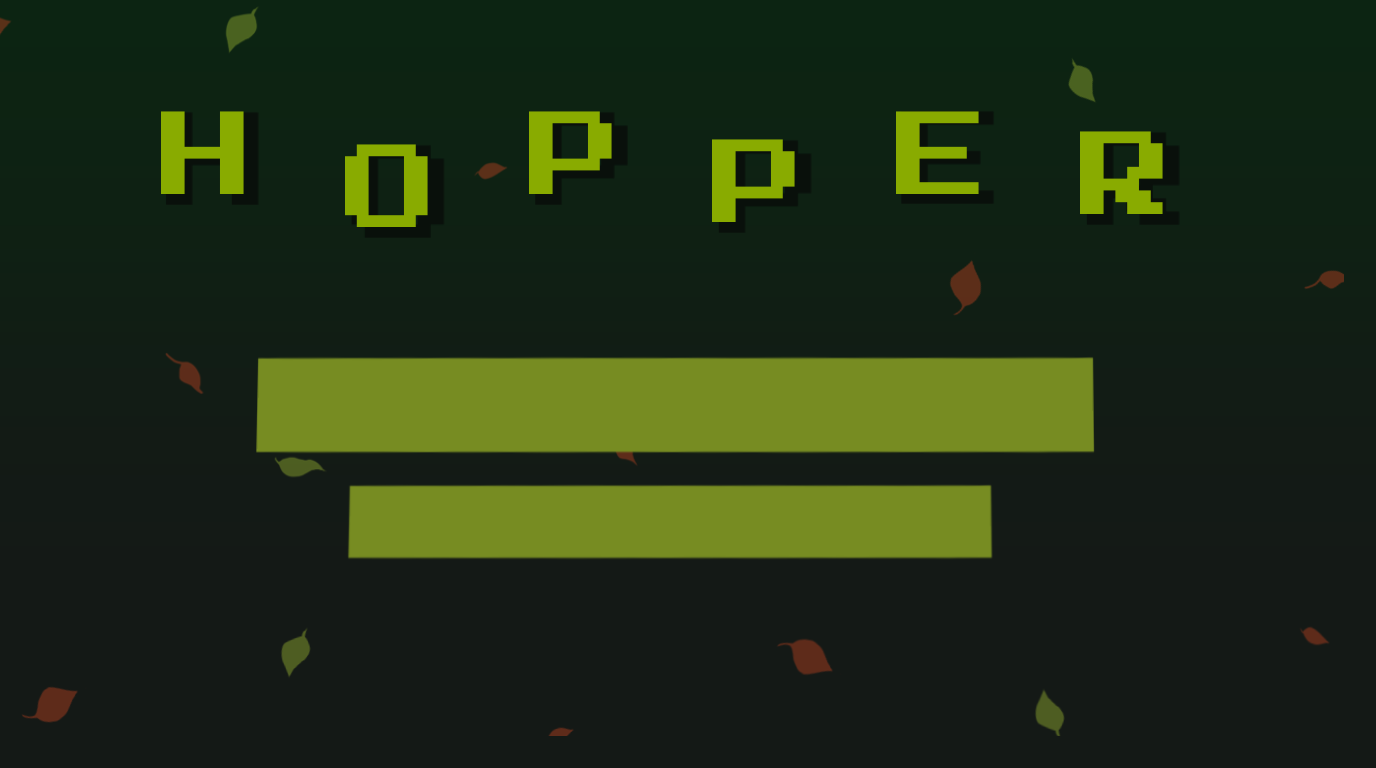

This is a level from a 2D game, rendered from its Tiled map with the project's own tilesets. A one-line summary and the complete map file follow:
An orthogonal 43x24 tile map with 32x32 px tiles, 1 tile layer (Tile Layer 1) and 1 object (Button).

<map version="1.5" tiledversion="1.7.2" orientation="orthogonal" renderorder="right-down" width="43" height="24" tilewidth="32" tileheight="32" infinite="0" nextlayerid="3" nextobjectid="2">
 <tileset firstgid="1" name="mainmenu" tilewidth="32" tileheight="32" tilecount="966" columns="42">
  <image source="mainmenu.png" width="1362" height="760" />
 </tileset>
 <layer id="1" name="Tile Layer 1" width="43" height="24">
  <data encoding="csv">
1,2,3,4,5,6,7,8,9,10,11,12,13,14,15,16,17,18,19,20,21,22,23,24,25,26,27,28,29,30,31,32,33,34,35,36,37,38,39,40,41,42,40,
43,44,45,46,47,48,49,50,51,52,53,54,55,56,57,58,59,60,61,62,63,64,65,66,67,68,69,70,71,72,73,74,75,76,77,78,79,80,81,82,83,84,82,
85,86,87,88,89,90,91,92,93,94,95,96,97,98,99,100,101,102,103,104,105,106,107,108,109,110,111,112,113,114,115,116,117,118,119,120,121,122,123,124,125,126,124,
127,128,129,130,131,132,133,134,135,136,137,138,139,140,141,142,143,144,145,146,147,148,149,150,151,152,153,154,155,156,157,158,159,160,161,162,163,164,165,166,167,168,166,
169,170,171,172,173,174,175,176,177,178,179,180,181,182,183,184,185,186,187,188,189,190,191,192,193,194,195,196,197,198,199,200,201,202,203,204,205,206,207,208,209,210,208,
211,212,213,214,215,216,217,218,219,220,221,222,223,224,225,226,227,228,229,230,231,232,233,234,235,236,237,238,239,240,241,242,243,244,245,246,247,248,249,250,251,252,250,
253,254,255,256,257,258,259,260,261,262,263,264,265,266,267,268,269,270,271,272,273,274,275,276,277,278,279,280,281,282,283,284,285,286,287,288,289,290,291,292,293,294,292,
295,296,297,298,299,300,301,302,303,304,305,306,307,308,309,310,311,312,313,314,315,316,317,318,319,320,321,322,323,324,325,326,327,328,329,330,331,332,333,334,335,336,334,
337,338,339,340,341,342,343,344,345,346,347,348,349,350,351,352,353,354,355,356,357,358,359,360,361,362,363,364,365,366,367,368,369,370,371,372,373,374,375,376,377,378,376,
379,380,381,382,383,384,385,386,387,388,389,390,391,392,393,394,395,396,397,398,399,400,401,402,403,404,405,406,407,408,409,410,411,412,413,414,415,416,417,418,419,420,418,
421,422,423,424,425,426,427,428,429,430,431,432,433,434,435,436,437,438,439,440,441,442,443,444,445,446,447,448,449,450,451,452,453,454,455,456,457,458,459,460,461,462,460,
463,464,465,466,467,468,469,470,471,472,473,474,475,476,477,478,479,480,481,482,483,484,485,486,487,488,489,490,491,492,493,494,495,496,497,498,499,500,501,502,503,504,502,
505,506,507,508,509,510,511,512,513,514,515,516,517,518,519,520,521,522,523,524,525,526,527,528,529,530,531,532,533,534,535,536,537,538,539,540,541,542,543,544,545,546,544,
547,548,549,550,551,552,553,554,555,556,557,558,559,560,561,562,563,564,565,566,567,568,569,570,571,572,573,574,575,576,577,578,579,580,581,582,583,584,585,586,587,588,586,
589,590,591,592,593,594,595,596,597,598,599,600,601,602,603,604,605,606,607,608,609,610,611,612,613,614,615,616,617,618,619,620,621,622,623,624,625,626,627,628,629,630,628,
631,632,633,634,635,636,637,638,639,640,641,642,643,644,645,646,647,648,649,650,651,652,653,654,655,656,657,658,659,660,661,662,663,664,665,666,667,668,669,670,671,672,670,
673,674,675,676,677,678,679,680,681,682,683,684,685,686,687,688,689,690,691,692,693,694,695,696,697,698,699,700,701,702,703,704,705,706,707,708,709,710,711,712,713,714,712,
715,716,717,718,719,720,721,722,723,724,725,726,727,728,729,730,731,732,733,734,735,736,737,738,739,740,741,742,743,744,745,746,747,748,749,750,751,752,753,754,755,756,754,
757,758,759,760,761,762,763,764,765,766,767,768,769,770,771,772,773,774,775,776,777,778,779,780,781,782,783,784,785,786,787,788,789,790,791,792,793,794,795,796,797,798,796,
799,800,801,802,803,804,805,806,807,808,809,810,811,812,813,814,815,816,817,818,819,820,821,822,823,824,825,826,827,828,829,830,831,832,833,834,835,836,837,838,839,840,838,
841,842,843,844,845,846,847,848,849,850,851,852,853,854,855,856,857,858,859,860,861,862,863,864,865,866,867,868,869,870,871,872,873,874,875,876,877,878,879,880,881,882,880,
883,884,885,886,887,888,889,890,891,892,893,894,895,896,897,898,899,900,901,902,903,904,905,906,907,908,909,910,911,912,913,914,915,916,917,918,919,920,921,922,923,924,922,
925,926,927,928,929,930,931,932,933,934,935,936,937,938,939,940,941,942,943,944,945,946,947,948,949,950,951,952,953,954,955,956,957,958,959,960,961,962,963,964,965,966,964,
757,758,759,760,761,762,763,764,765,766,767,768,769,770,771,772,773,774,775,776,777,778,779,780,781,782,783,784,785,786,787,788,789,790,791,792,793,794,795,796,797,798,964
</data>
 </layer>
 <objectgroup id="2" name="Button">
  <object id="1" name="Button" type="Button" x="584.667" y="359.333" width="162.667" height="46.6667" />
 </objectgroup>
</map>